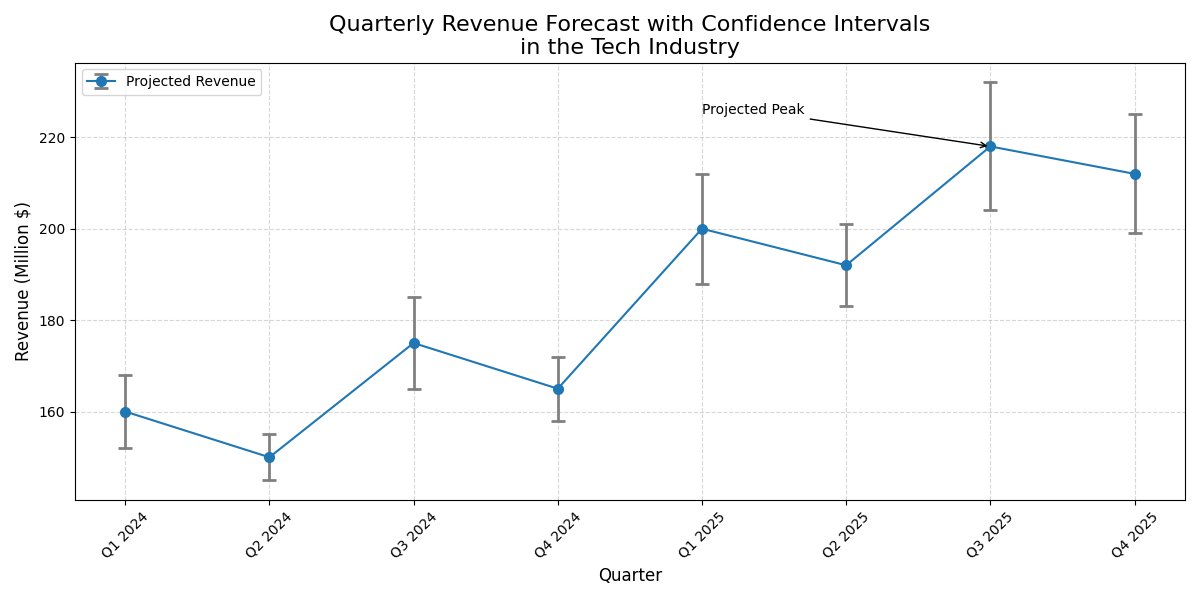

Here is the Python script that generated this plot:
import matplotlib.pyplot as plt
import numpy as np

quarters = np.array([
    'Q1 2024', 'Q2 2024', 'Q3 2024', 'Q4 2024',
    'Q1 2025', 'Q2 2025', 'Q3 2025', 'Q4 2025'
])

# Randomly altered projected revenues and error margins while keeping the structure
projected_revenues = np.array([160, 150, 175, 165, 200, 192, 218, 212])
errors = np.array([8, 5, 10, 7, 12, 9, 14, 13])

plt.figure(figsize=(12, 6))
plt.errorbar(
    quarters, projected_revenues, yerr=errors, fmt='-o',
    ecolor='gray', capsize=5, elinewidth=2, markeredgewidth=2,
    color='#1f77b4', label='Projected Revenue'
)
plt.title('Quarterly Revenue Forecast with Confidence Intervals\nin the Tech Industry', fontsize=16)
plt.xlabel('Quarter', fontsize=12)
plt.ylabel('Revenue (Million $)', fontsize=12)
plt.xticks(rotation=45)
plt.grid(True, linestyle='--', alpha=0.5)
plt.legend(loc='upper left', fontsize=10)
plt.annotate('Projected Peak', xy=('Q3 2025', 218), xytext=('Q1 2025', 225),
             arrowprops=dict(facecolor='black', arrowstyle='->'), fontsize=10, color='black')
plt.tight_layout()
plt.show()
